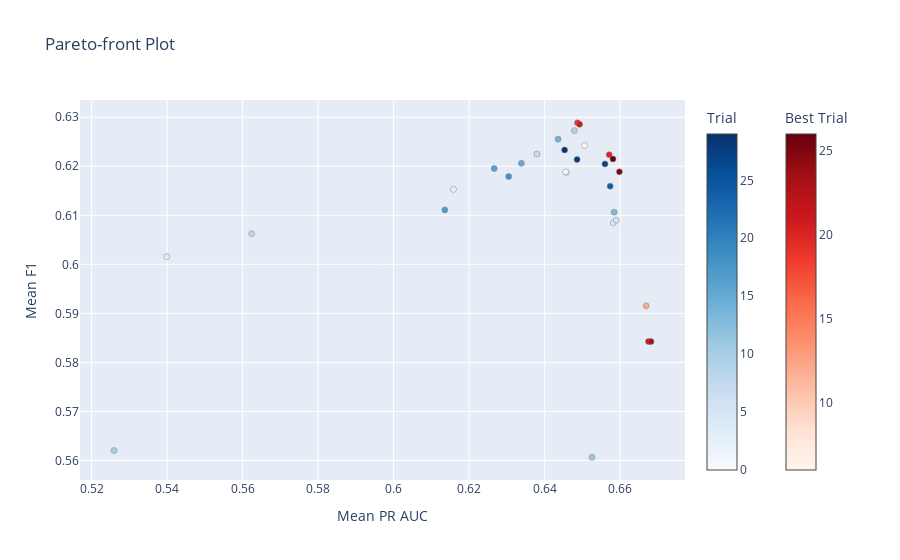

Notebook code cell kept with this figure:
### Code cell
rfc_study = optuna.load_study(study_name="rfc_study", storage="sqlite:///my_study.db")
optuna.visualization.plot_pareto_front(rfc_study, target_names=["Mean PR AUC", "Mean F1"])

### Figure 1 — Plotly figure (JSON) as saved in the notebook; plotly's stock layout.template omitted (floating-point values rounded to 4 significant figures)
{"data": [{"hovertemplate": "%{text}<extra>Trial</extra>", "marker": {"color": [0, 1, 2, 3, 4, 5, 7, 8, 9, 10, 11, 13, 14, 15, 16, 17, 18, 24, 27, 28, 29], "colorbar": {"title": {"text": "Trial"}}, "colorscale": [[0, "rgb(247,251,255)"], [0.125, "rgb(222,235,247)"], [0.25, "rgb(198,219,239)"], [0.375, "rgb(158,202,225)"], [0.5, "rgb(107,174,214)"], [0.625, "rgb(66,146,198)"], [0.75, "rgb(33,113,181)"], [0.875, "rgb(8,81,156)"], [1, "rgb(8,48,107)"]], "line": {"color": "Grey", "width": 0.5}}, "mode": "markers", "showlegend": false, "text": ["{<br>  \"number\": 0,<br>  \"values\": [<br>    0.6457784860397402,<br>    0.6187270393406835<br>  ],<br>  \"params\": {<br>    \"classifier__criterion\": \"gini\",<br>    \"classifier__max_depth\": 4,<br>    \"classifier__max_features\": \"log2\",<br>    \"classifier__min_samples_leaf\": 9,<br>    \"classifier__min_samples_split\": 18,<br>    \"classifier__n_estimators\": 146,<br>    \"over__k_neighbors\": 19,<br>    \"over__sampling_strategy\": 0.5365781966134286<br>  }<br>}", "{<br>  \"number\": 1,<br>  \"values\": [<br>    0.6455393332818595,<br>    0.6188688022101637<br>  ],<br>  \"params\": {<br>    \"classifier__criterion\": \"gini\",<br>    \"classifier__max_depth\": 15,<br>    \"classifier__max_features\": \"log2\",<br>    \"classifier__min_samples_leaf\": 20,<br>    \"classifier__min_samples_split\": 18,<br>    \"classifier__n_estimators\": 845,<br>    \"over__k_neighbors\": 27,<br>    \"over__sampling_strategy\": 0.589950434213136<br>  }<br>}", "{<br>  \"number\": 2,<br>  \"values\": [<br>    0.6158567030498819,<br>    0.6152848033012353<br>  ],<br>  \"params\": {<br>    \"classifier__criterion\": \"entropy\",<br>    \"classifier__max_depth\": 9,<br>    \"classifier__max_features\": \"sqrt\",<br>    \"classifier__min_samples_leaf\": 3,<br>    \"classifier__min_samples_split\": 13,<br>    \"classifier__n_estimators\": 141,<br>    \"over__k_neighbors\": 17,<br>    \"over__sampling_strategy\": 0.5958417647731421<br>  }<br>}", "{<br>  \"number\": 3,<br>  \"values\": [<br>    0.5398945879747302,<br>    0.6015517044276091<br>  ],<br>  \"params\": {<br>    \"classifier__criterion\": \"entropy\",<br>    \"classifier__max_depth\": 2,<br>    \"classifier__max_features\": \"log2\",<br>    \"classifier__min_samples_leaf\": 7,<br>    \"classifier__min_samples_split\": 5,<br>    \"classifier__n_estimators\": 971,<br>    \"over__k_neighbors\": 14,<br>    \"over__sampling_strategy\": 0.9218837346358962<br>  }<br>}", "{<br>  \"number\": 4,<br>  \"values\": [<br>    0.6581801490909269,<br>    0.608470030275935<br>  ],<br>  \"params\": {<br>    \"classifier__criterion\": \"gini\",<br>    \"classifier__max_depth\": 16,<br>    \"classifier__max_features\": \"log2\",<br>    \"classifier__min_samples_leaf\": 14,<br>    \"classifier__min_samples_split\": 3,<br>    \"classifier__n_estimators\": 195,<br>    \"over__k_neighbors\": 7,<br>    \"over__sampling_strategy\": 0.42898528190525675<br>  }<br>}", "{<br>  \"number\": 5,<br>  \"values\": [<br>    0.6589574334035359,<br>    0.6089957694795349<br>  ],<br>  \"params\": {<br>    \"classifier__criterion\": \"gini\",<br>    \"classifier__max_depth\": 20,<br>    \"classifier__max_features\": \"sqrt\",<br>    \"classifier__min_samples_leaf\": 17,<br>    \"classifier__min_samples_split\": 5,<br>    \"classifier__n_estimators\": 532,<br>    \"over__k_neighbors\": 14,<br>    \"over__sampling_strategy\": 0.43873208266745045<br>  }<br>}", "{<br>  \"number\": 7,<br>  \"values\": [<br>    0.6379579286393324,<br>    0.6224983697745267<br>  ],<br>  \"params\": {<br>    \"classifier__criterion\": \"entropy\",<br>    \"classifier__max_depth\": 11,<br>    \"classifier__max_features\": \"log2\",<br>    \"classifier__min_samples_leaf\": 15,<br>    \"classifier__min_samples_split\": 10,<br>    \"classifier__n_estimators\": 656,<br>    \"over__k_neighbors\": 12,<br>    \"over__sampling_strategy\": 0.7139119140769485<br>  }<br>}", "{<br>  \"number\": 8,<br>  \"values\": [<br>    0.5624099817641309,<br>    0.6062502673775031<br>  ],<br>  \"params\": {<br>    \"classifier__criterion\": \"entropy\",<br>    \"classifier__max_depth\": 2,<br>    \"classifier__max_features\": \"sqrt\",<br>    \"classifier__min_samples_leaf\": 18,<br>    \"classifier__min_samples_split\": 17,<br>    \"classifier__n_estimators\": 619,<br>    \"over__k_neighbors\": 25,<br>    \"over__sampling_strategy\": 0.8932461021013373<br>  }<br>}", "{<br>  \"number\": 9,<br>  \"values\": [<br>    0.647871554226571,<br>    0.6272805974697734<br>  ],<br>  \"params\": {<br>    \"classifier__criterion\": \"gini\",<br>    \"classifier__max_depth\": 17,<br>    \"classifier__max_features\": \"sqrt\",<br>    \"classifier__min_samples_leaf\": 7,<br>    \"classifier__min_samples_split\": 6,<br>    \"classifier__n_estimators\": 294,<br>    \"over__k_neighbors\": 11,<br>    \"over__sampling_strategy\": 0.6817578152556343<br>  }<br>}", "{<br>  \"number\": 10,<br>  \"values\": [<br>    0.5259406528405167,<br>    0.5620287996142432<br>  ],<br>  \"params\": {<br>    \"classifier__criterion\": \"gini\",<br>    \"classifier__max_depth\": 1,<br>    \"classifier__max_features\": \"log2\",<br>    \"classifier__min_samples_leaf\": 17,<br>    \"classifier__min_samples_split\": 14,<br>    \"classifier__n_estimators\": 606,<br>    \"over__k_neighbors\": 6,<br>    \"over__sampling_strategy\": 0.8424753505080824<br>  }<br>}", "{<br>  \"number\": 11,<br>  \"values\": [<br>    0.6525617070849642,<br>    0.5606514491596611<br>  ],<br>  \"params\": {<br>    \"classifier__criterion\": \"entropy\",<br>    \"classifier__max_depth\": 10,<br>    \"classifier__max_features\": \"log2\",<br>    \"classifier__min_samples_leaf\": 1,<br>    \"classifier__min_samples_split\": 13,<br>    \"classifier__n_estimators\": 411,<br>    \"over__k_neighbors\": 2,<br>    \"over__sampling_strategy\": 0.3583905920374773<br>  }<br>}", "{<br>  \"number\": 13,<br>  \"values\": [<br>    0.6583877591807694,<br>    0.610637110065188<br>  ],<br>  \"params\": {<br>    \"classifier__criterion\": \"entropy\",<br>    \"classifier__max_depth\": 20,<br>    \"classifier__max_features\": \"sqrt\",<br>    \"classifier__min_samples_leaf\": 11,<br>    \"classifier__min_samples_split\": 9,<br>    \"classifier__n_estimators\": 407,<br>    \"over__k_neighbors\": 21,<br>    \"over__sampling_strategy\": 0.4733055211643861<br>  }<br>}", "{<br>  \"number\": 14,<br>  \"values\": [<br>    0.6435582016647413,<br>    0.6255286751780276<br>  ],<br>  \"params\": {<br>    \"classifier__criterion\": \"entropy\",<br>    \"classifier__max_depth\": 20,<br>    \"classifier__max_features\": \"sqrt\",<br>    \"classifier__min_samples_leaf\": 5,<br>    \"classifier__min_samples_split\": 9,<br>    \"classifier__n_estimators\": 314,<br>    \"over__k_neighbors\": 22,<br>    \"over__sampling_strategy\": 0.7952207723683082<br>  }<br>}", "{<br>  \"number\": 15,<br>  \"values\": [<br>    0.6338362404935031,<br>    0.6205946355129283<br>  ],<br>  \"params\": {<br>    \"classifier__criterion\": \"entropy\",<br>    \"classifier__max_depth\": 13,<br>    \"classifier__max_features\": \"log2\",<br>    \"classifier__min_samples_leaf\": 4,<br>    \"classifier__min_samples_split\": 8,<br>    \"classifier__n_estimators\": 294,<br>    \"over__k_neighbors\": 23,<br>    \"over__sampling_strategy\": 0.9990937099884252<br>  }<br>}", "{<br>  \"number\": 16,<br>  \"values\": [<br>    0.626635156917178,<br>    0.6195240635679194<br>  ],<br>  \"params\": {<br>    \"classifier__criterion\": \"entropy\",<br>    \"classifier__max_depth\": 13,<br>    \"classifier__max_features\": \"log2\",<br>    \"classifier__min_samples_leaf\": 2,<br>    \"classifier__min_samples_split\": 16,<br>    \"classifier__n_estimators\": 280,<br>    \"over__k_neighbors\": 30,<br>    \"over__sampling_strategy\": 0.9815724136110824<br>  }<br>}", "{<br>  \"number\": 17,<br>  \"values\": [<br>    0.6135718897254712,<br>    0.6110960409710786<br>  ],<br>  \"params\": {<br>    \"classifier__criterion\": \"entropy\",<br>    \"classifier__max_depth\": 6,<br>    \"classifier__max_features\": \"log2\",<br>    \"classifier__min_samples_leaf\": 1,<br>    \"classifier__min_samples_split\": 16,<br>    \"classifier__n_estimators\": 459,<br>    \"over__k_neighbors\": 30,<br>    \"over__sampling_strategy\": 0.6194991144490641<br>  }<br>}", "{<br>  \"number\": 18,<br>  \"values\": [<br>    0.6304722385136827,<br>    0.6179047547972963<br>  ],<br>  \"params\": {<br>    \"classifier__criterion\": \"entropy\",<br>    \"classifier__max_depth\": 8,<br>    \"classifier__max_features\": \"sqrt\",<br>    \"classifier__min_samples_leaf\": 11,<br>    \"classifier__min_samples_split\": 12,<br>    \"classifier__n_estimators\": 457,<br>    \"over__k_neighbors\": 18,<br>    \"over__sampling_strategy\": 0.7227304249186857<br>  }<br>}", "{<br>  \"number\": 24,<br>  \"values\": [<br>    0.6573525280866581,<br>    0.6159498878314016<br>  ],<br>  \"params\": {<br>    \"classifier__criterion\": \"entropy\",<br>    \"classifier__max_depth\": 14,<br>    \"classifier__max_features\": \"sqrt\",<br>    \"classifier__min_samples_leaf\": 9,<br>    \"classifier__min_samples_split\": 7,<br>    \"classifier__n_estimators\": 862,<br>    \"over__k_neighbors\": 4,<br>    \"over__sampling_strategy\": 0.49538874444690467<br>  }<br>}", "{<br>  \"number\": 27,<br>  \"values\": [<br>    0.6559723199421449,<br>    0.6204850899021139<br>  ],<br>  \"params\": {<br>    \"classifier__criterion\": \"entropy\",<br>    \"classifier__max_depth\": 18,<br>    \"classifier__max_features\": \"sqrt\",<br>    \"classifier__min_samples_leaf\": 13,<br>    \"classifier__min_samples_split\": 2,<br>    \"classifier__n_estimators\": 789,<br>    \"over__k_neighbors\": 4,<br>    \"over__sampling_strategy\": 0.5357368739946705<br>  }<br>}", "{<br>  \"number\": 28,<br>  \"values\": [<br>    0.6485791873797704,<br>    0.621370566743404<br>  ],<br>  \"params\": {<br>    \"classifier__criterion\": \"entropy\",<br>    \"classifier__max_depth\": 12,<br>    \"classifier__max_features\": \"sqrt\",<br>    \"classifier__min_samples_leaf\": 13,<br>    \"classifier__min_samples_split\": 3,<br>    \"classifier__n_estimators\": 987,<br>    \"over__k_neighbors\": 4,<br>    \"over__sampling_strategy\": 0.5563957091557683<br>  }<br>}", "{<br>  \"number\": 29,<br>  \"values\": [<br>    0.6452819707115311,<br>    0.6233399945710498<br>  ],<br>  \"params\": {<br>    \"classifier__criterion\": \"entropy\",<br>    \"classifier__max_depth\": 12,<br>    \"classifier__max_features\": \"sqrt\",<br>    \"classifier__min_samples_leaf\": 12,<br>    \"classifier__min_samples_split\": 4,<br>    \"classifier__n_estimators\": 985,<br>    \"over__k_neighbors\": 4,<br>    \"over__sampling_strategy\": 0.6649391677270532<br>  }<br>}"], "type": "scatter", "x": [0.6458, 0.6455, 0.6159, 0.5399, 0.6582, 0.659, 0.638, 0.5624, 0.6479, 0.5259, 0.6526, 0.6584, 0.6436, 0.6338, 0.6266, 0.6136, 0.6305, 0.6574, 0.656, 0.6486, 0.6453], "y": [0.6187, 0.6189, 0.6153, 0.6016, 0.6085, 0.609, 0.6225, 0.6063, 0.6273, 0.562, 0.5607, 0.6106, 0.6255, 0.6206, 0.6195, 0.6111, 0.6179, 0.6159, 0.6205, 0.6214, 0.6233]}, {"hovertemplate": "%{text}<extra>Best Trial</extra>", "marker": {"color": [6, 12, 19, 20, 21, 22, 23, 25, 26], "colorbar": {"title": {"text": "Best Trial"}, "x": 1.1, "xpad": 40}, "colorscale": [[0, "rgb(255,245,240)"], [0.125, "rgb(254,224,210)"], [0.25, "rgb(252,187,161)"], [0.375, "rgb(252,146,114)"], [0.5, "rgb(251,106,74)"], [0.625, "rgb(239,59,44)"], [0.75, "rgb(203,24,29)"], [0.875, "rgb(165,15,21)"], [1, "rgb(103,0,13)"]], "line": {"color": "Grey", "width": 0.5}}, "mode": "markers", "showlegend": false, "text": ["{<br>  \"number\": 6,<br>  \"values\": [<br>    0.6505599390501532,<br>    0.624233752040281<br>  ],<br>  \"params\": {<br>    \"classifier__criterion\": \"entropy\",<br>    \"classifier__max_depth\": 20,<br>    \"classifier__max_features\": \"log2\",<br>    \"classifier__min_samples_leaf\": 3,<br>    \"classifier__min_samples_split\": 13,<br>    \"classifier__n_estimators\": 220,<br>    \"over__k_neighbors\": 14,<br>    \"over__sampling_strategy\": 0.6178764808588074<br>  }<br>}", "{<br>  \"number\": 12,<br>  \"values\": [<br>    0.6668654803559559,<br>    0.5915465896102717<br>  ],<br>  \"params\": {<br>    \"classifier__criterion\": \"entropy\",<br>    \"classifier__max_depth\": 20,<br>    \"classifier__max_features\": \"sqrt\",<br>    \"classifier__min_samples_leaf\": 1,<br>    \"classifier__min_samples_split\": 10,<br>    \"classifier__n_estimators\": 358,<br>    \"over__k_neighbors\": 21,<br>    \"over__sampling_strategy\": 0.3547768896580491<br>  }<br>}", "{<br>  \"number\": 19,<br>  \"values\": [<br>    0.6486985656754299,<br>    0.6288791063338287<br>  ],<br>  \"params\": {<br>    \"classifier__criterion\": \"entropy\",<br>    \"classifier__max_depth\": 18,<br>    \"classifier__max_features\": \"sqrt\",<br>    \"classifier__min_samples_leaf\": 10,<br>    \"classifier__min_samples_split\": 12,<br>    \"classifier__n_estimators\": 746,<br>    \"over__k_neighbors\": 9,<br>    \"over__sampling_strategy\": 0.7272211189665856<br>  }<br>}", "{<br>  \"number\": 20,<br>  \"values\": [<br>    0.6570914227372827,<br>    0.6223681187066623<br>  ],<br>  \"params\": {<br>    \"classifier__criterion\": \"entropy\",<br>    \"classifier__max_depth\": 18,<br>    \"classifier__max_features\": \"sqrt\",<br>    \"classifier__min_samples_leaf\": 6,<br>    \"classifier__min_samples_split\": 11,<br>    \"classifier__n_estimators\": 756,<br>    \"over__k_neighbors\": 8,<br>    \"over__sampling_strategy\": 0.5216865704678908<br>  }<br>}", "{<br>  \"number\": 21,<br>  \"values\": [<br>    0.6492495856530484,<br>    0.6285538705535771<br>  ],<br>  \"params\": {<br>    \"classifier__criterion\": \"entropy\",<br>    \"classifier__max_depth\": 18,<br>    \"classifier__max_features\": \"sqrt\",<br>    \"classifier__min_samples_leaf\": 9,<br>    \"classifier__min_samples_split\": 11,<br>    \"classifier__n_estimators\": 758,<br>    \"over__k_neighbors\": 8,<br>    \"over__sampling_strategy\": 0.7530444727082267<br>  }<br>}", "{<br>  \"number\": 22,<br>  \"values\": [<br>    0.6675140939925557,<br>    0.5842531426932009<br>  ],<br>  \"params\": {<br>    \"classifier__criterion\": \"entropy\",<br>    \"classifier__max_depth\": 18,<br>    \"classifier__max_features\": \"sqrt\",<br>    \"classifier__min_samples_leaf\": 6,<br>    \"classifier__min_samples_split\": 11,<br>    \"classifier__n_estimators\": 728,<br>    \"over__k_neighbors\": 9,<br>    \"over__sampling_strategy\": 0.3543632598916632<br>  }<br>}", "{<br>  \"number\": 23,<br>  \"values\": [<br>    0.6681641126887758,<br>    0.5842433909874318<br>  ],<br>  \"params\": {<br>    \"classifier__criterion\": \"entropy\",<br>    \"classifier__max_depth\": 18,<br>    \"classifier__max_features\": \"sqrt\",<br>    \"classifier__min_samples_leaf\": 6,<br>    \"classifier__min_samples_split\": 7,<br>    \"classifier__n_estimators\": 757,<br>    \"over__k_neighbors\": 3,<br>    \"over__sampling_strategy\": 0.35219232617527685<br>  }<br>}", "{<br>  \"number\": 25,<br>  \"values\": [<br>    0.6597957569716394,<br>    0.6188639788680736<br>  ],<br>  \"params\": {<br>    \"classifier__criterion\": \"entropy\",<br>    \"classifier__max_depth\": 15,<br>    \"classifier__max_features\": \"sqrt\",<br>    \"classifier__min_samples_leaf\": 9,<br>    \"classifier__min_samples_split\": 7,<br>    \"classifier__n_estimators\": 881,<br>    \"over__k_neighbors\": 1,<br>    \"over__sampling_strategy\": 0.49911191560552626<br>  }<br>}", "{<br>  \"number\": 26,<br>  \"values\": [<br>    0.658094277264654,<br>    0.6214757135849159<br>  ],<br>  \"params\": {<br>    \"classifier__criterion\": \"entropy\",<br>    \"classifier__max_depth\": 17,<br>    \"classifier__max_features\": \"sqrt\",<br>    \"classifier__min_samples_leaf\": 13,<br>    \"classifier__min_samples_split\": 2,<br>    \"classifier__n_estimators\": 820,<br>    \"over__k_neighbors\": 1,<br>    \"over__sampling_strategy\": 0.5516450253093519<br>  }<br>}"], "type": "scatter", "x": [0.6506, 0.6669, 0.6487, 0.6571, 0.6492, 0.6675, 0.6682, 0.6598, 0.6581], "y": [0.6242, 0.5915, 0.6289, 0.6224, 0.6286, 0.5843, 0.5842, 0.6189, 0.6215]}], "layout": {"title": {"text": "Pareto-front Plot"}, "xaxis": {"title": {"text": "Mean PR AUC"}}, "yaxis": {"title": {"text": "Mean F1"}}}}
